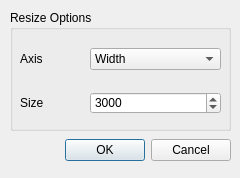
<?xml version="1.0" encoding="UTF-8"?>
<ui version="4.0">
 <class>resize_option_window</class>
 <widget class="QDialog" name="resize_option_window">
  <property name="windowModality">
   <enum>Qt::ApplicationModal</enum>
  </property>
  <property name="geometry">
   <rect>
    <x>0</x>
    <y>0</y>
    <width>240</width>
    <height>178</height>
   </rect>
  </property>
  <property name="windowTitle">
   <string>Resize Options</string>
  </property>
  <widget class="QDialogButtonBox" name="resize_option_button_box">
   <property name="geometry">
    <rect>
     <x>10</x>
     <y>130</y>
     <width>221</width>
     <height>41</height>
    </rect>
   </property>
   <property name="orientation">
    <enum>Qt::Horizontal</enum>
   </property>
   <property name="standardButtons">
    <set>QDialogButtonBox::Cancel|QDialogButtonBox::Ok</set>
   </property>
  </widget>
  <widget class="QGroupBox" name="groupBox">
   <property name="geometry">
    <rect>
     <x>10</x>
     <y>10</y>
     <width>221</width>
     <height>121</height>
    </rect>
   </property>
   <property name="title">
    <string>Resize Options</string>
   </property>
   <widget class="QLabel" name="axis_option_label">
    <property name="geometry">
     <rect>
      <x>10</x>
      <y>38</y>
      <width>56</width>
      <height>22</height>
     </rect>
    </property>
    <property name="text">
     <string>Axis</string>
    </property>
   </widget>
   <widget class="QComboBox" name="axis_option_box">
    <property name="geometry">
     <rect>
      <x>80</x>
      <y>38</y>
      <width>131</width>
      <height>22</height>
     </rect>
    </property>
    <item>
     <property name="text">
      <string>Width</string>
     </property>
    </item>
    <item>
     <property name="text">
      <string>Height</string>
     </property>
    </item>
    <item>
     <property name="text">
      <string>Longest</string>
     </property>
    </item>
    <item>
     <property name="text">
      <string>Shortest</string>
     </property>
    </item>
   </widget>
   <widget class="QLabel" name="resize_value_label">
    <property name="geometry">
     <rect>
      <x>10</x>
      <y>82</y>
      <width>56</width>
      <height>22</height>
     </rect>
    </property>
    <property name="text">
     <string>Size</string>
    </property>
   </widget>
   <widget class="QSpinBox" name="resize_value_box">
    <property name="geometry">
     <rect>
      <x>80</x>
      <y>82</y>
      <width>131</width>
      <height>22</height>
     </rect>
    </property>
    <property name="maximum">
     <number>16384</number>
    </property>
    <property name="value">
     <number>3000</number>
    </property>
   </widget>
  </widget>
 </widget>
 <resources/>
 <connections>
  <connection>
   <sender>resize_option_button_box</sender>
   <signal>accepted()</signal>
   <receiver>resize_option_window</receiver>
   <slot>accept()</slot>
   <hints>
    <hint type="sourcelabel">
     <x>248</x>
     <y>254</y>
    </hint>
    <hint type="destinationlabel">
     <x>157</x>
     <y>274</y>
    </hint>
   </hints>
  </connection>
  <connection>
   <sender>resize_option_button_box</sender>
   <signal>rejected()</signal>
   <receiver>resize_option_window</receiver>
   <slot>reject()</slot>
   <hints>
    <hint type="sourcelabel">
     <x>316</x>
     <y>260</y>
    </hint>
    <hint type="destinationlabel">
     <x>286</x>
     <y>274</y>
    </hint>
   </hints>
  </connection>
 </connections>
</ui>
